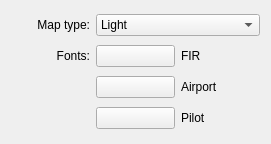
<?xml version="1.0" encoding="UTF-8"?>
<ui version="4.0">
 <class>MapPage</class>
 <widget class="QWidget" name="MapPage">
  <property name="geometry">
   <rect>
    <x>0</x>
    <y>0</y>
    <width>271</width>
    <height>144</height>
   </rect>
  </property>
  <property name="windowTitle">
   <string notr="true">Map</string>
  </property>
  <layout class="QGridLayout" name="gridLayout">
   <item row="1" column="2">
    <widget class="QPushButton" name="FirFontSelectionButton">
     <property name="text">
      <string notr="true"/>
     </property>
    </widget>
   </item>
   <item row="2" column="2">
    <widget class="QPushButton" name="AirportFontSelectionButton">
     <property name="text">
      <string notr="true"/>
     </property>
    </widget>
   </item>
   <item row="1" column="3">
    <widget class="QLabel" name="label">
     <property name="text">
      <string>FIR</string>
     </property>
    </widget>
   </item>
   <item row="1" column="0">
    <widget class="QLabel" name="label_2">
     <property name="text">
      <string>Fonts:</string>
     </property>
     <property name="alignment">
      <set>Qt::AlignRight|Qt::AlignTrailing|Qt::AlignVCenter</set>
     </property>
    </widget>
   </item>
   <item row="3" column="2">
    <widget class="QPushButton" name="PilotFontSelectionButton">
     <property name="text">
      <string notr="true"/>
     </property>
    </widget>
   </item>
   <item row="2" column="3">
    <widget class="QLabel" name="label_5">
     <property name="text">
      <string>Airport</string>
     </property>
    </widget>
   </item>
   <item row="3" column="3">
    <widget class="QLabel" name="label_3">
     <property name="text">
      <string>Pilot</string>
     </property>
    </widget>
   </item>
   <item row="0" column="0">
    <widget class="QLabel" name="label_4">
     <property name="text">
      <string>Map type:</string>
     </property>
     <property name="alignment">
      <set>Qt::AlignRight|Qt::AlignTrailing|Qt::AlignVCenter</set>
     </property>
    </widget>
   </item>
   <item row="0" column="2" colspan="2">
    <widget class="QComboBox" name="MapTypeComboBox">
     <item>
      <property name="text">
       <string extracomment="A map color theme">Light</string>
      </property>
     </item>
     <item>
      <property name="text">
       <string extracomment="A map color theme">Dark</string>
      </property>
     </item>
    </widget>
   </item>
  </layout>
 </widget>
 <resources/>
 <connections/>
</ui>
